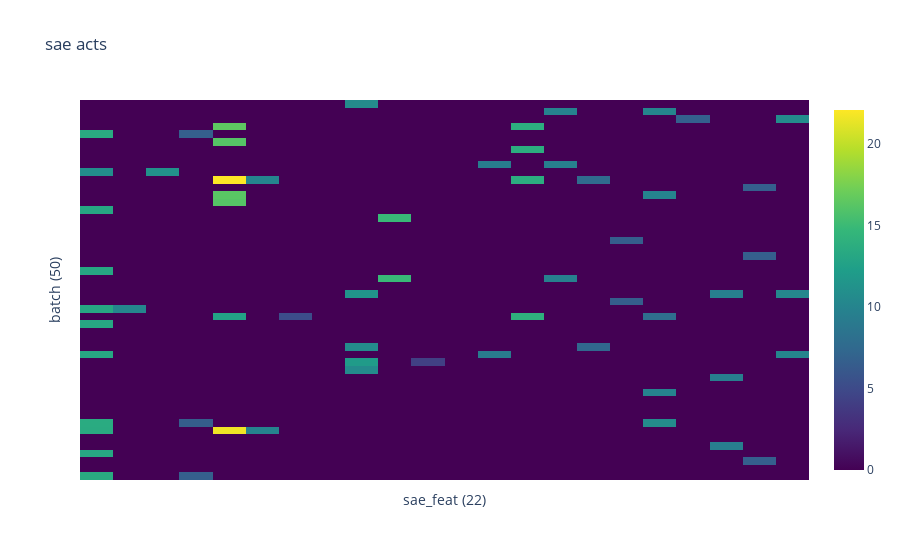
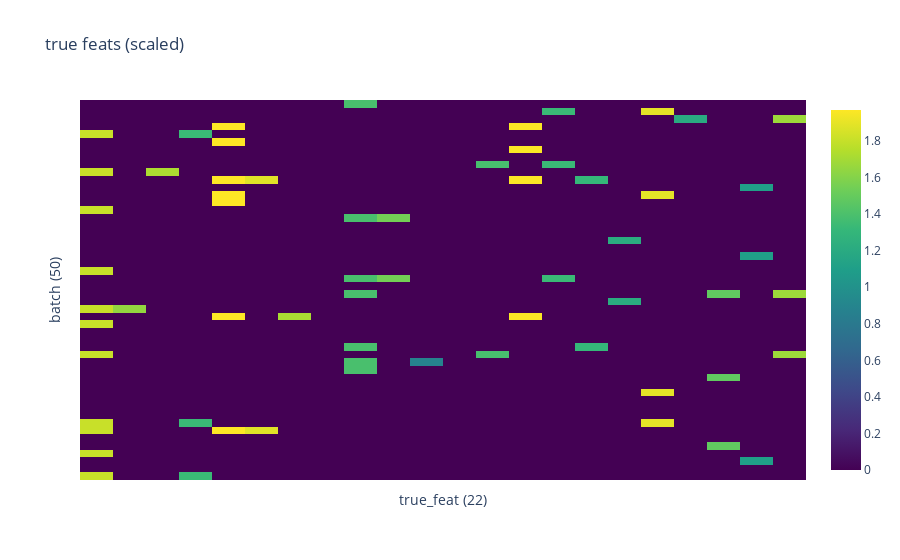

The code cell stored with these charts, in order, in its notebook:
### Code cell
sample = tree.sample(50).to(sae.W_enc.device)


# heatmap(sample)

with torch.no_grad():
    sae_acts = sae.get_acts(sample @ true_feats)*sae.W_dec.norm(dim=-1)[None]
    sae_acts = sae_acts[:,feat_perm]


heatmap(sae_acts, title='sae acts', dim_names=('batch', 'sae_feat')).show()


feat_norms = true_feats.norm(dim=-1)
scaled_sample = sample * feat_norms[None, :]
heatmap(scaled_sample, dim_names=('batch', 'true_feat'), title='true feats (scaled)')

### Figure 1 — Plotly figure (JSON) as saved in the notebook; plotly's stock layout.template omitted (floating-point values rounded to 4 significant figures; data arrays with more than 128 entries replaced by an {"elided": "..."} marker saying what was removed)
{"data": [{"colorscale": [[0, "#440154"], [0.1111, "#482878"], [0.2222, "#3e4989"], [0.3333, "#31688e"], [0.4444, "#26828e"], [0.5556, "#1f9e89"], [0.6667, "#35b779"], [0.7778, "#6ece58"], [0.8889, "#b5de2b"], [1, "#fde725"]], "hoverinfo": "text", "text": {"elided": "50x22 str values"}, "type": "heatmap", "z": {"elided": "50x22 float values"}}], "layout": {"title": {"text": "sae acts"}, "xaxis": {"showticklabels": false, "title": {"text": "sae_feat (22)"}}, "yaxis": {"autorange": "reversed", "showticklabels": false, "title": {"text": "batch (50)"}}}}

### Figure 2 — Plotly figure (JSON) as saved in the notebook; plotly's stock layout.template omitted (floating-point values rounded to 4 significant figures; data arrays with more than 128 entries replaced by an {"elided": "..."} marker saying what was removed)
{"data": [{"colorscale": [[0, "#440154"], [0.1111, "#482878"], [0.2222, "#3e4989"], [0.3333, "#31688e"], [0.4444, "#26828e"], [0.5556, "#1f9e89"], [0.6667, "#35b779"], [0.7778, "#6ece58"], [0.8889, "#b5de2b"], [1, "#fde725"]], "hoverinfo": "text", "text": {"elided": "50x22 str values"}, "type": "heatmap", "z": {"elided": "50x22 float values"}}], "layout": {"title": {"text": "true feats (scaled)"}, "xaxis": {"showticklabels": false, "title": {"text": "true_feat (22)"}}, "yaxis": {"autorange": "reversed", "showticklabels": false, "title": {"text": "batch (50)"}}}}
